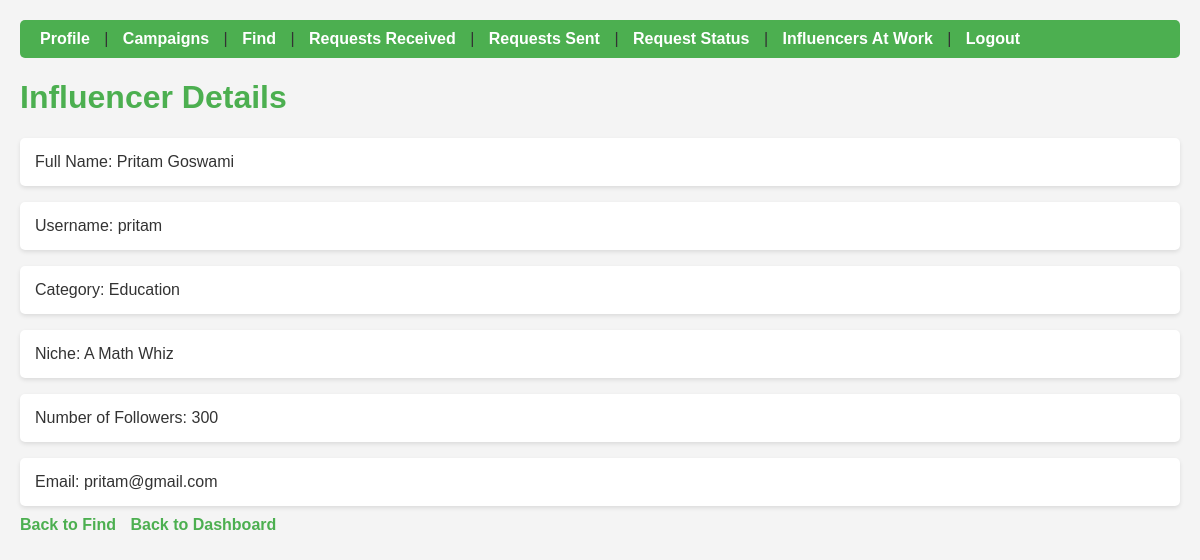
/view_influencer/1, run on the app's committed database.
### backend/models.py (models this page shows)
class inf_info(db.Model):
    __tablename__="inf_info"
    inf_id=db.Column(db.Integer, primary_key=True)
    email=db.Column(db.String, nullable=False)
    full_name=db.Column(db.String, nullable=False)
    user_name=db.Column(db.String, unique=True, nullable=False)
    category=db.Column(db.String, nullable=False)
    niche=db.Column(db.String, nullable=False)
    no_of_followers=db.Column(db.Integer, nullable=False)
    password=db.Column(db.String, nullable=False)
    inf_flag_status=db.Column(db.String, default="Unflagged")
    adrequests=db.relationship('adreq', backref='influencer', lazy=True)

### backend/controllers.py (the view)
@app.route("/view_influencer/<int:inf_id>", methods=['GET'])
def view_influencer(inf_id):
    influencer=inf_info.query.get_or_404(inf_id)
    return render_template("view_influencer.html", influencer=influencer)

### templates/view_influencer.html (shortened to what this page needs)
<!DOCTYPE html>
<html lang="en">
<head>
</head>
<body>
    <nav>
        <a href="/sponsor_prof">Profile</a> |
        <a href="/sponsor_campaign">Campaigns</a> |
        <a href="/sponsor_find">Find</a> |
        <a href="/sponsor_requests_rec">Requests Received</a> |
        <a href="/sponsor_requests_sent">Requests Sent</a> |
        <a href="/sponsor_accepted_or_rejected">Request Status</a> |
        <a href="/sponsor_workers">Influencers At Work</a> |
        <a href="/index">Logout</a>
    </nav>
    <h1>Influencer Details</h1>
    <p>Full Name: {{ influencer.full_name }}</p>
    <p>Username: {{ influencer.user_name }}</p>
    <p>Category: {{ influencer.category }}</p>
    <p>Niche: {{ influencer.niche }}</p>
    <p>Number of Followers: {{ influencer.no_of_followers }}</p>
    <p>Email: {{ influencer.email }}</p>
    <a href="/sponsor_find">Back to Find</a>
    <a href="{{ url_for('sponsor_dashboard') }}">Back to Dashboard</a>
</body>
</html>

### templates/view_influencer.html (style rules this page uses)
body { font-family: Arial, sans-serif; background-color: #f4f4f4; color: #333; padding: 20px; margin: 0; }
h1 { color: #4CAF50; }
nav { background-color: #4CAF50; padding: 10px; border-radius: 5px; margin-bottom: 20px; }
nav a { color: #fff; text-decoration: none; margin: 0 10px; }
p { background-color: #fff; padding: 15px; border-radius: 5px; box-shadow: 0 2px 4px rgba(0, 0, 0, 0.1); margin-bottom: 10px; }
a { color: #4CAF50; text-decoration: none; font-weight: bold; margin-right: 10px; }

### data on the page
inf_info: full_name "Pritam Goswami", user_name "pritam", category "Education", niche "A Math Whiz", no_of_followers "300", email "pritam@gmail.com"
